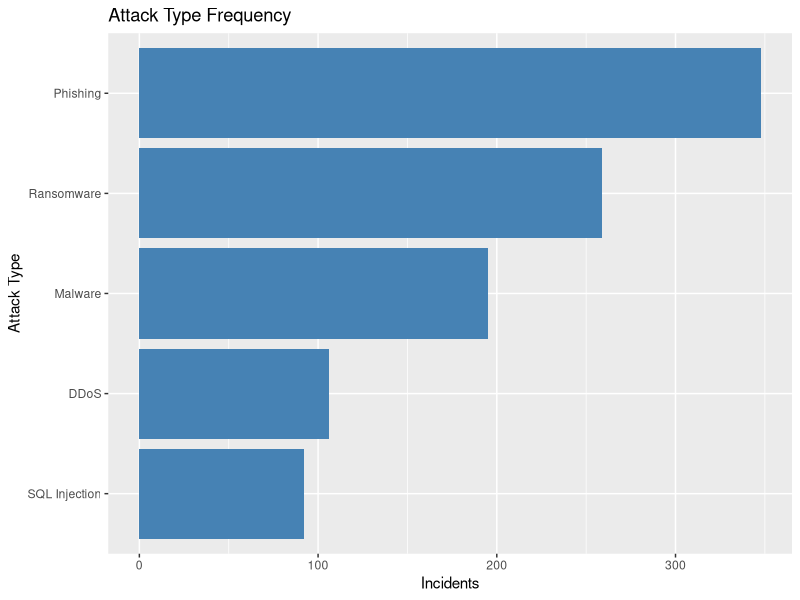
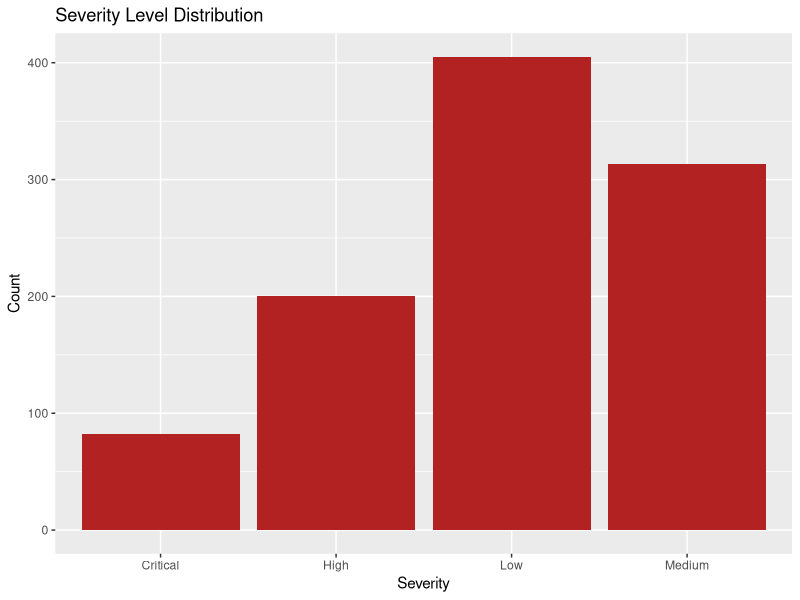
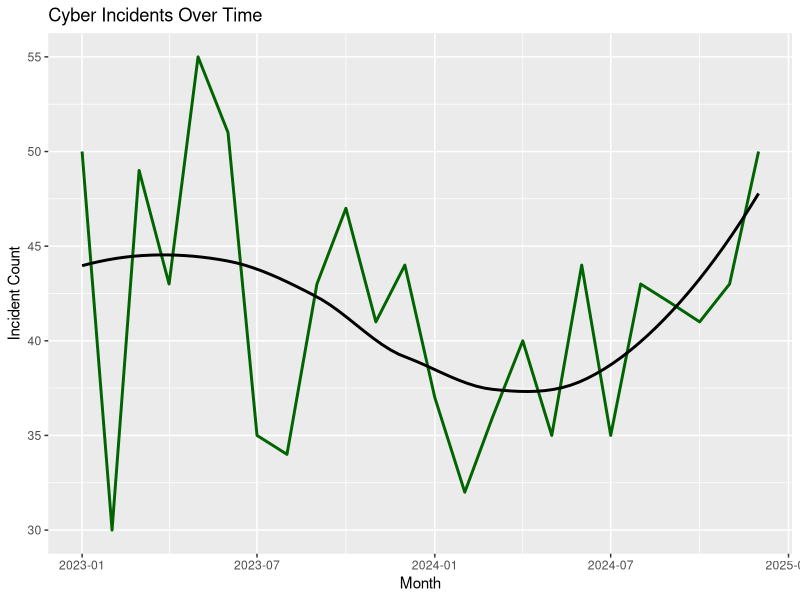
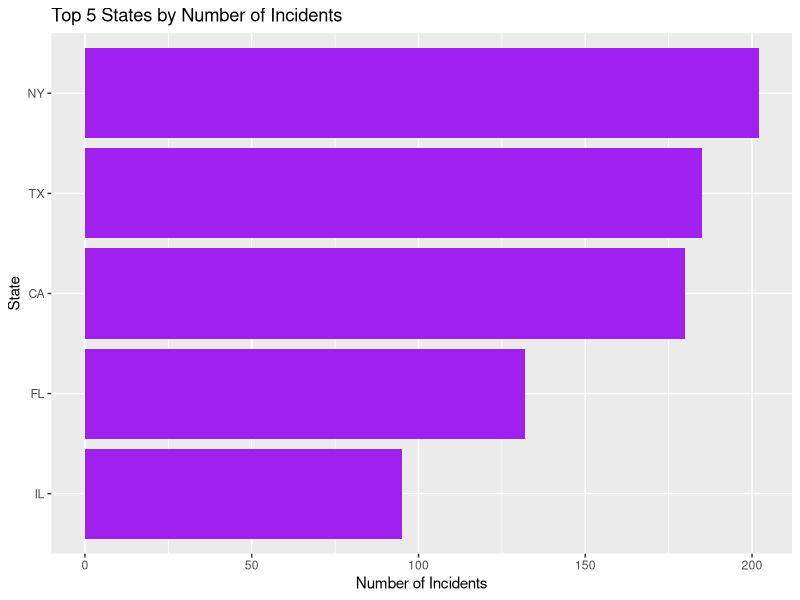

Here is the R script that generated these plots, in order:
# ================================================
# FBI Mock Project: Cyberattack Pattern Analysis
# Author: [Your Name]
# Purpose: Investigate cyberattack trends from mock data
# ================================================

# -----------------------------------------
# 1. Load Required Libraries
# -----------------------------------------

# The tidyverse is a collection of R packages for data science tasks
# Includes dplyr (data manipulation), ggplot2 (visualization), etc.
library(tidyverse)

# lubridate is useful for working with dates (e.g., extracting months)
library(lubridate)

# -----------------------------------------
# 2. Load Your Cyberattack Dataset
# -----------------------------------------

# Load the CSV file you generated previously
cyber_data <- read_csv("data/cyber_incidents_mock.csv")

# Check the structure to ensure everything loaded properly
glimpse(cyber_data)

# -----------------------------------------
# 3. Summary Tables for Exploratory Analysis
# -----------------------------------------

# Count how often each attack type appears
attack_freq <- cyber_data %>%
  count(attack_type, sort = TRUE)

# Count number of incidents per target sector
sector_freq <- cyber_data %>%
  count(target_sector, sort = TRUE)

# Count distribution of severity levels
severity_freq <- cyber_data %>%
  count(severity_level, sort = TRUE)

# Summarize financial impact by attack type
loss_by_attack <- cyber_data %>%
  group_by(attack_type) %>%
  summarize(
    total_loss = sum(estimated_loss_usd),
    avg_loss = mean(estimated_loss_usd),
    .groups = 'drop'
  )

# Top 5 states with the most incidents
hotspot_states <- cyber_data %>%
  count(reported_location, sort = TRUE) %>%
  top_n(5)

# Save summary tables to CSV for reporting
write_csv(attack_freq, "data/attack_frequency.csv")
write_csv(sector_freq, "data/sector_distribution.csv")
write_csv(loss_by_attack, "data/loss_by_attack.csv")
write_csv(hotspot_states, "data/hotspot_states.csv")

# -----------------------------------------
# 4. Create and Save Visualizations
# -----------------------------------------

# Attack Type Frequency Plot
p1 <- cyber_data %>%
  count(attack_type) %>%
  ggplot(aes(x = reorder(attack_type, n), y = n)) +
  geom_col(fill = "steelblue") +
  coord_flip() +
  labs(title = "Attack Type Frequency", x = "Attack Type", y = "Incidents")

ggsave("visuals/attack_type_frequency.png", p1, width = 8, height = 5)

# Severity Level Distribution Plot
p2 <- cyber_data %>%
  count(severity_level) %>%
  ggplot(aes(x = severity_level, y = n)) +
  geom_col(fill = "firebrick") +
  labs(title = "Severity Level Distribution", x = "Severity", y = "Count")

ggsave("visuals/severity_level_distribution.png", p2, width = 8, height = 5)

# Incident Trend Over Time Plot
p3 <- cyber_data %>%
  mutate(month = floor_date(incident_date, "month")) %>%
  count(month) %>%
  ggplot(aes(x = month, y = n)) +
  geom_line(color = "darkgreen", size = 1) +
  geom_smooth(se = FALSE, color = "black") +
  labs(title = "Cyber Incidents Over Time", x = "Month", y = "Incident Count")

ggsave("visuals/incidents_trend_over_time.png", p3, width = 8, height = 5)

# Top 5 States with Most Incidents Plot
p4 <- hotspot_states %>%
  ggplot(aes(x = reorder(reported_location, n), y = n)) +
  geom_col(fill = "purple") +
  coord_flip() +
  labs(title = "Top 5 States by Number of Incidents", x = "State", y = "Number of Incidents")

ggsave("visuals/top_5_states_hotspot.png", p4, width = 8, height = 5)

# -----------------------------------------
# 5. End of Script
# -----------------------------------------

# All summary tables and plots are now saved for use in your report.
# Next step: open `cyber_analysis_report.Rmd` and use these outputs.
